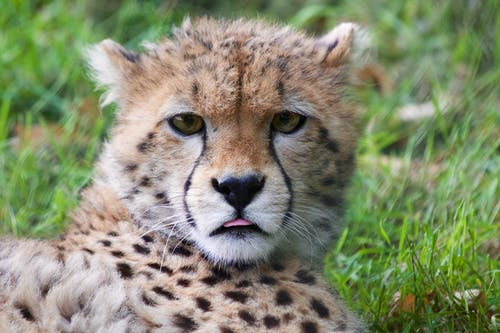
#> input picture MID/Animals/Cheetah/animal-africa-wilderness-zoo.jpg, 500 x 333 px, found by its file name; its folder holds only this picture in this run
$ jupyter execute --allow-errors knn.ipynb
#> lines starting #> are read from the running program, lines starting #| are printed output that depends on the picture
# **How KNN Works? 🤖**

K-Nearest Neighbors (KNN) is a simple, non-parametric machine learning algorithm used for classification and regression tasks. It works by finding the k closest training data points to a new data point and making predictions based on these neighbors.

# **Image Classification using k-NN with Euclidean (L2) Distance and 5-Fold Cross-Validation** 🤖

### **1.** **Project Overview** 🚀

##### This project focuses on implementing the k-Nearest Neighbors (k-NN) algorithm to classify images of wild animals using the Euclidean (L2) distance metric. The dataset contains images of various wild animals, and the goal is to evaluate the model's performance using 5-fold cross-validation and visualize the trend of accuracy across different values of K (1 to 30).

---

### **2. Dataset** 📊

*   The dataset consists of images of wild animals
  categorized into different classes. The images are stored in separate folders for each class.

*  Dataset Source: <a href="https://www.kaggle.com/datasets/vishweshsalodkar/wild-animals">Wild Animals Dataset on Kaggle</a>


*   The dataset has been organized into the following
    classes:

    *   Cheetah
    *   Lion
    *   Jaguar
    *   Tiger
    *   Leopard

The dataset is loaded from Google Drive in Google Colab.

### **3. Prerequisites** ✅

The following libraries are required for this project:

*   `os` and `cv2` for file handling and image processing
*   `numpy` for numerical computations
*   `matplotlib` for visualization
*   `random` for shuffling the dataset
*   `tqdm` for displaying a progress bar
*   `collections`.Counter for finding the most common labels
*   `Google Colab` for accessing Google Drive

[cell 1]
import os
import cv2
import numpy as np
import matplotlib.pyplot as plt
from random import shuffle
from tqdm import tqdm
import random
from collections import Counter

### **4. Project Workflow 🏋**
The project follows a well-defined workflow, broken down into several steps:

##### **Step 1: Data Loading and Preprocessing 🪜**
The dataset is loaded from Google Drive and preprocessed as follows:

*   **Image Resizing:** All images are resized to 300x300 pixels for consistency.

*   **Grayscale Conversion:** Each image is converted to grayscale to reduce the complexity of distance calculations.

*   **Flattening:** Grayscale images are flattened into 1D arrays for easier distance computation.

*  **Image Display:** A sample of the preprocessed images is displayed in a grid format using Matplotlib.

[cell 2]
from google.colab import drive
drive.mount('/content/drive')

[cell 3]
image_folder_path = '/content/drive/MyDrive/Animals'

images = []
labels = []
class_names = sorted(os.listdir(image_folder_path))

print("Class Names:", class_names)

# Prepare a grid for displaying images
grid_size = 170  # Maximum number of images to display (adjustable)

# Dynamically calculate the number of rows and columns
rows = 15  # Number of rows
cols = (grid_size + rows - 1) // rows  # Calculate the number of columns to fit all images

plt.figure(figsize=(15, 15))  # Adjust the figure size

i = 0
for label, class_name in enumerate(class_names):
    folder_path = os.path.join(image_folder_path, class_name)

    image_files = os.listdir(folder_path)

     # Loop through each image in the class folder
    for image_name in tqdm(image_files, desc=f"Processing {class_name}", unit="image"):
        image_path = os.path.join(folder_path, image_name)

        # Read the image
        imageRead = cv2.imread(image_path)
#> imageRead is the input picture: shape (333, 500, 3); mean B, G, R 109.6, 139.3, 132.2

        if imageRead is None:
            print(f"Skipping image: {image_name} as it could not be loaded.")
            continue

        try:
            # Resizing the image to 300x300
            resized_image = cv2.resize(imageRead, (300, 300))
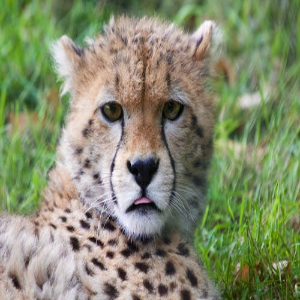
#> resized_image: shape (300, 300, 3); mean B, G, R 109.5, 139.1, 132.1

            # Converting the resized image to grayscale
            gray_image = cv2.cvtColor(resized_image, cv2.COLOR_BGR2GRAY)
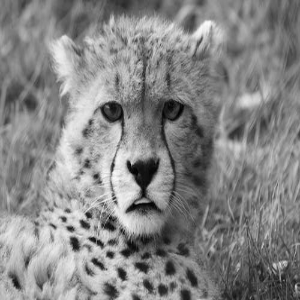
#> gray_image: shape (300, 300); min 1, max 250, mean 133.6

            if i >= grid_size:
                break

            # Plot the grayscale image in a subplot
            plt.subplot(rows, cols, i + 1)
            plt.imshow(gray_image, cmap="gray")
            plt.title(f"{class_name}")
            plt.axis('off')  # Hide axis

            # Flatten the image (convert 2D image to 1D array)
            flattened_image = gray_image.flatten()

            images.append(flattened_image)
            labels.append(label)

            i += 1

        except Exception as e:
            print(f"Error processing {image_name}: {e}")
            continue
#> pass 2 of the loop `for label, class_name in enumerate(class_names):`:
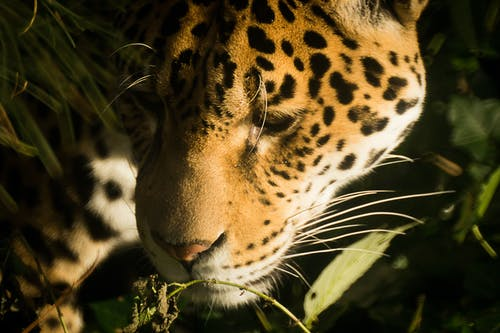
#> input picture MID/Animals/Jaguar/africa-animals-zoo-tiger.jpg, 500 x 333 px, found by its file name
#> imageRead is the input picture: shape (333, 500, 3); mean B, G, R 34.5, 66.5, 79.5
#> `resized_image = cv2.resize(imageRead, (300, 300))`:
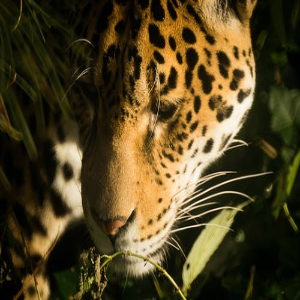
#> resized_image: shape (300, 300, 3); mean B, G, R 34.4, 66.3, 79.4
#> `gray_image = cv2.cvtColor(resized_image, cv2.COLOR_BGR2GRAY)`:
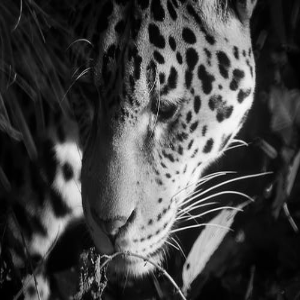
#> gray_image: shape (300, 300); min 0, max 251, mean 66.6

# Converting the list of flattened images and labels to NumPy arrays
images = np.array(images)
labels = np.array(labels)

# Showing the plot with the grid of images
plt.tight_layout()  # Adjusting layout to avoid overlap
plt.show()
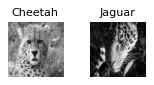
#> figure drawn by matplotlib, 2 panels

# Printing out the total number of images and their shape
print(f"Total images: {len(images)}")
#| Total images: 2
print(f"Shape of images: {images.shape}")
#| Shape of images: (2, 90000)

[cell 4]
# Convert the list of flattened images and labels to NumPy arrays
images = np.array(images)
labels = np.array(labels)

print(f"Total images: {len(images)}")
#| Total images: 2
print(f"Shape of images: {images.shape}")
#| Shape of images: (2, 90000)
print(f"Images array: {images}\n")
#> (printed output is left out)
print(f"Labels array: {labels}\n")

#### **Step 2: k-NN Algorithm Implementation and Euclidean (L2) distance calculation 🪜**

The k-NN algorithm is implemented as follows:

*   **Distance Metric:** The Euclidean (L2) distance is used to measure the similarity between images.

*   **Finding Nearest Neighbors:** For a given test image, the distances to all training images are calculated, and the K nearest neighbors are selected based on the smallest distances.

*   **Label Prediction:** The most common label among the K nearest neighbors is assigned as the predicted label.

[cell 5]
# Defining a function for calculating euclidean distance
def calculate_euclidean(img1, img2):
    return np.sqrt(np.sum((img1 - img2) ** 2))


# knn function for training the model
def knn(train_data, train_labels, test_data, k):
  distances = []


  # Calculate the distance from the test image to all training images
  for i in range(len(train_data)):
    dist = calculate_euclidean(test_data, train_data[i])

    distances.append((dist, train_labels[i]))

    # Sort the distances and labels based on distance (ascending)
  distances.sort(key=lambda x: x[0])

  # Get the labels of the K closest neighbors
  k_nearest_labels = [label for _, label in distances[:k]]

  # Find the most common label among the K nearest neighbors
  most_common_label = Counter(k_nearest_labels).most_common(1)
  return most_common_label[0][0]

### **Step 3: 5-Fold Cross-Validation 🪜**

*   The dataset is split into 5 folds.

*   Each fold is used as the validation set once, while the remaining 4 folds are used as the training set.

*   For each K value (from 1 to 30), the k-NN algorithm is applied, and the accuracy is calculated for each fold.

*   The average accuracy across all folds is computed.

[cell 6]
def cross_validation_knn(images, labels, k, num_folds=5):
    # Combine images and labels
    zip_images = list(zip(images, labels))
    random.shuffle(zip_images)
    images, labels = zip(*zip_images)

    fold_size = len(images) // num_folds
    accuracies = []

    for fold in range(num_folds):
        start_index = fold * fold_size
        end_index = (fold + 1) * fold_size if fold != num_folds - 1 else len(images)

        X_test = images[start_index:end_index]
        y_test = labels[start_index:end_index]

        X_train = np.concatenate((np.array(images[:start_index]).reshape(-1, images[0].shape[0]),
                                  np.array(images[end_index:]).reshape(-1, images[0].shape[0])), axis=0)
        y_train = np.concatenate((np.array(labels[:start_index]), np.array(labels[end_index:])), axis=0)

        correct_predictions = 0
        for i in range(len(X_test)):
            predicted_label = knn(X_train, y_train, X_test[i], k)
            if predicted_label == y_test[i]:
                correct_predictions += 1

        fold_accuracy = correct_predictions / len(X_test)
        accuracies.append(fold_accuracy)
        print(f"Fold {fold + 1} accuracy: {fold_accuracy * 100:.2f}%")

    # Calculate the average accuracy across all folds
    avg_accuracy = np.mean(accuracies)
    print(f"\nAverage accuracy across {num_folds} folds: {avg_accuracy * 100:.2f}%")

    return accuracies, avg_accuracy

### **Step 4: Testing Different K Values 🪜**

*   The model is evaluated for different K values ranging from 1 to 30.

*   For each K, the average accuracy across the 5 folds is calculated and stored.

*   A plot is generated to visualize the relationship between the K values and the average accuracy.

###**Step 5: Showing Results using Graph 🪜**

*   The plot shows the trend of average accuracy as the K value changes.

*   The best K value and its corresponding accuracy are displayed.

[cell 7]
def test_different_k_values(images, labels, max_k=30, num_folds=5):
#> called with images = array of shape (2, 90000), labels = array of shape (2,), max_k = 30, num_folds = 5
    k_values = list(range(1, max_k + 1))
    average_accuracies = []

    # Loop through different values of K
    for k in k_values:
        print(f"\nTesting for K = {k}")
        accuracies, avg_accuracy = cross_validation_knn(images, labels, k, num_folds)
        average_accuracies.append(avg_accuracy)
#> this loop made 1 pass
#> (labels in cross_validation_knn, fold_size in cross_validation_knn) on pass 1: ((0, 1), 0)
#> after the loop, average_accuracies = []

    # Plotting the results with color for each accuracy
    plt.figure(figsize=(10, 6))

    # Scatter plot: Plot the points with color intensity based on accuracy
    scatter = plt.scatter(k_values, average_accuracies, c=average_accuracies, cmap='viridis', s=100, edgecolors='black', linewidth=2)

    # Line plot: Connect the scatter points with a line
    plt.plot(k_values, average_accuracies, color='orange', linestyle='-', linewidth=2, alpha=0.7)

    # Add labels and a title
    plt.xlabel('K Value')
    plt.ylabel('Average Accuracy')
    plt.title('KNN Cross-Validation: Average Accuracy vs K Value')

    # Add a color bar to represent accuracy values
    cbar = plt.colorbar(scatter)
    cbar.set_label('Accuracy')

    # Show grid and plot
    plt.grid(True)
    plt.show()

    # Return the K value with the highest average accuracy
    best_k = k_values[np.argmax(average_accuracies)]
    best_accuracy = max(average_accuracies)
    print(f"\nBest K value: {best_k} with average accuracy: {best_accuracy * 100:.2f}%")
    return best_k, best_accuracy

# Call the function to test K values from 1 to 30
#> (the rest of this cell did not finish here and is left out)
